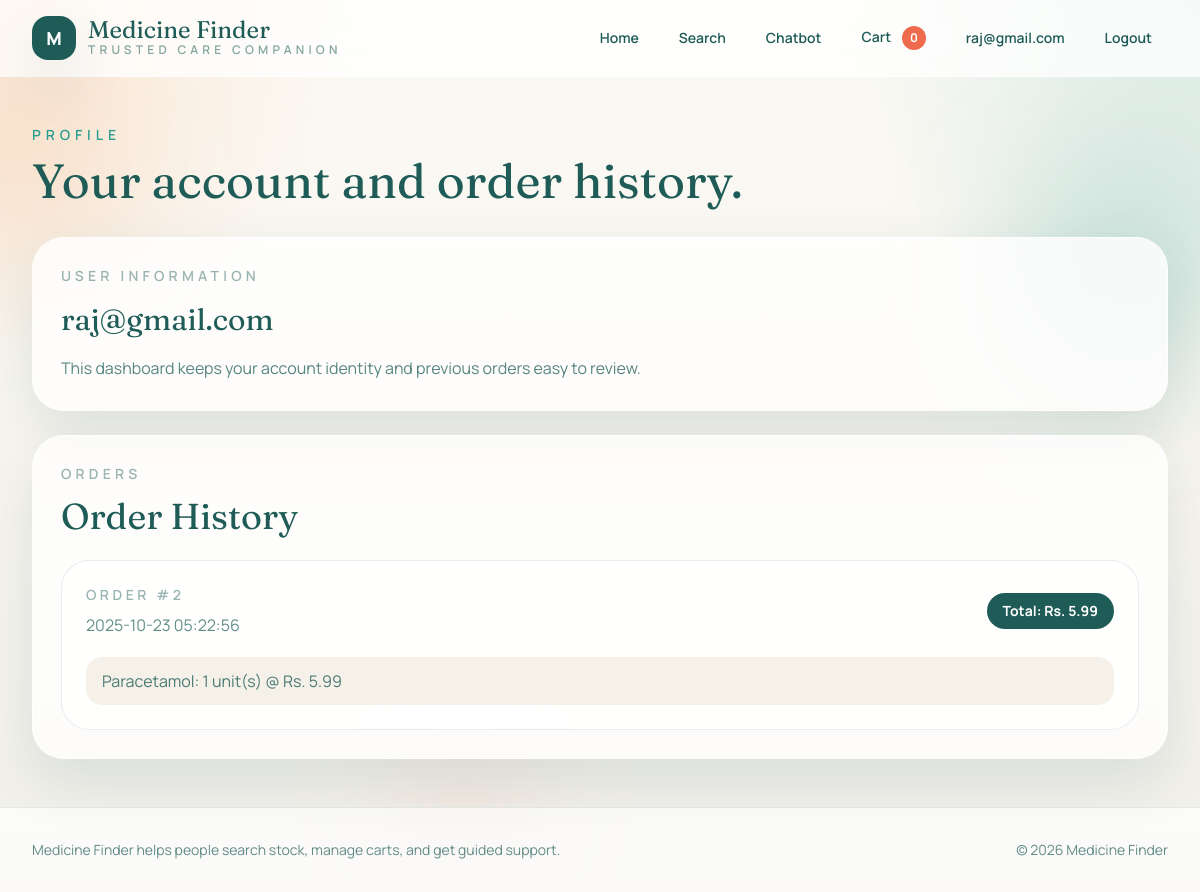
The page /profile (signed in) on the database its author committed.
### app/models.py (models this page shows)
class User(UserMixin, db.Model):
    id = db.Column(db.Integer, primary_key=True)
    email = db.Column(db.String(120), unique=True, nullable=False)
    password = db.Column(db.LargeBinary(128), nullable=False)
    is_admin = db.Column(db.Boolean, default=False)
    chats = db.relationship("Chat", backref="user", lazy=True)
    orders = db.relationship("Order", backref="user", lazy=True)

class Order(db.Model):
    id = db.Column(db.Integer, primary_key=True)
    user_id = db.Column(db.Integer, db.ForeignKey("user.id"), nullable=False)
    date = db.Column(db.DateTime, default=datetime.utcnow)
    total = db.Column(db.Float, nullable=False)
    items = db.relationship("OrderItem", backref="order", lazy=True)

class OrderItem(db.Model):
    id = db.Column(db.Integer, primary_key=True)
    order_id = db.Column(db.Integer, db.ForeignKey("order.id"), nullable=False)
    medicine_id = db.Column(db.Integer, db.ForeignKey("medicine.id"), nullable=False)
    quantity = db.Column(db.Integer, nullable=False)
    price = db.Column(db.Float, nullable=False)
    medicine = db.relationship("Medicine", backref="order_items")

class Medicine(db.Model):
    id = db.Column(db.Integer, primary_key=True)
    name = db.Column(db.String(100), nullable=False)
    quantity = db.Column(db.Integer, nullable=False)
    price = db.Column(db.Float, nullable=False)

### app/controllers/auth_controller.py (the view)
@auth_bp.route("/profile", endpoint="profile")
@login_required
def profile():
    orders = get_user_orders(current_user.id)
    return render_template("profile.html", orders=orders)

### app/models.py (called while the page is built)
@login_manager.user_loader
def load_user(user_id):
    return User.query.get(int(user_id))

### app/services/order_service.py (called while the page is built)
def get_user_orders(user_id):
    return Order.query.filter_by(user_id=user_id).order_by(Order.date.desc()).all()

### templates/profile.html (shortened to what this page needs)
{% extends "base.html" %}
{% block content %}
<section class="animate-rise">
  <div class="mb-8">
    <p class="text-sm font-semibold uppercase tracking-[0.35em] text-teal">Profile</p>
    <h1 class="mt-3 font-display text-5xl text-pine">Your account and order history.</h1>
  </div>
  <div class="grid gap-6 xl:grid-cols-[0.8fr_1.2fr]">
    <aside class="glass-panel rounded-[2rem] border border-white/70 p-7 shadow-soft">
      <p class="text-sm font-semibold uppercase tracking-[0.3em] text-pine/45">User information</p>
      <h2 class="mt-4 font-display text-3xl text-pine">{{ current_user.email }}</h2>
      <p class="mt-4 leading-7 text-pine/75">
        This dashboard keeps your account identity and previous orders easy to review.
      </p>
    </aside>
    <div class="glass-panel rounded-[2rem] border border-white/70 p-7 shadow-soft">
      <div class="mb-6 flex items-center justify-between">
        <div>
          <p class="text-sm font-semibold uppercase tracking-[0.3em] text-pine/45">Orders</p>
          <h2 class="mt-3 font-display text-4xl text-pine">Order History</h2>
        </div>
      </div>
      {% if orders %}
      <div class="space-y-5">
        {% for order in orders %}
        <article class="rounded-[1.75rem] border border-pine/10 bg-white/70 p-6">
          <div class="flex flex-col gap-3 sm:flex-row sm:items-center sm:justify-between">
            <div>
              <p class="text-sm font-semibold uppercase tracking-[0.25em] text-pine/45">Order #{{ order.id }}</p>
              <p class="mt-2 text-pine/70">{{ order.date.strftime('%Y-%m-%d %H:%M:%S') }}</p>
            </div>
            <div class="rounded-full bg-pine px-4 py-2 text-sm font-bold text-white">
              Total: Rs. {{ order.total|round(2) }}
            </div>
          </div>
          <ul class="mt-5 space-y-2 text-pine/80">
            {% for item in order.items %}
            <li class="rounded-2xl bg-mist px-4 py-3">
              {{ item.medicine.name }}: {{ item.quantity }} unit(s) @ Rs. {{ item.price|round(2) }}
            </li>
            {% endfor %}
          </ul>
        </article>
        {% endfor %}
      </div>
      {% else %}
      <div class="rounded-[1.75rem] border border-dashed border-pine/15 bg-white/50 p-10 text-center">
        <p class="font-display text-3xl text-pine">No orders yet</p>
        <p class="mt-3 text-pine/70">Once you check out medicines, they will appear here.</p>
      </div>
      {% endif %}
    </div>
  </div>
</section>
{% endblock %}

### templates/base.html (shortened to what this page needs)
<!DOCTYPE html>
<html lang="en">
  <head>
    <script src="https://cdn.tailwindcss.com"></script>
  </head>
  <body class="min-h-screen font-sans text-ink antialiased">
    <div class="pointer-events-none fixed inset-0 overflow-hidden">
      <div class="absolute left-[-4rem] top-20 h-44 w-44 rounded-full bg-gold/20 blur-3xl animate-floaty"></div>
      <div class="absolute right-[-2rem] top-40 h-56 w-56 rounded-full bg-teal/20 blur-3xl animate-floaty"></div>
      <div class="absolute bottom-10 left-1/3 h-32 w-32 rounded-full bg-coral/10 blur-3xl animate-floaty"></div>
    </div>
    <div class="relative z-10">
      <nav class="sticky top-0 z-50 border-b border-white/40 bg-white/75 backdrop-blur-xl">
        <div class="mx-auto flex max-w-7xl flex-col gap-4 px-4 py-4 lg:flex-row lg:items-center lg:justify-between lg:px-8">
          <div class="flex items-center justify-between">
            <a href="{{ url_for('main.index') }}" class="flex items-center gap-3">
              <div class="flex h-11 w-11 items-center justify-center rounded-2xl bg-pine text-lg font-extrabold text-white shadow-soft">
                M
              </div>
              <div>
                <p class="font-display text-2xl leading-none text-pine">Medicine Finder</p>
                <p class="text-xs font-semibold uppercase tracking-[0.35em] text-pine/55">
                  Trusted care companion
                </p>
              </div>
            </a>
          </div>
          <div
            id="mobile-nav"
            class="hidden flex-col gap-3 rounded-3xl border border-pine/10 bg-white/80 p-4 text-sm font-semibold text-pine shadow-soft lg:flex lg:flex-row lg:items-center lg:gap-2 lg:border-0 lg:bg-transparent lg:p-0 lg:shadow-none"
          >
            <a href="{{ url_for('main.index') }}" class="rounded-full px-4 py-2 hover:bg-pine/5">Home</a>
            <a href="{{ url_for('medicine.search_medicine') }}" class="rounded-full px-4 py-2 hover:bg-pine/5">Search</a>
            <a href="{{ url_for('medicine.chatbot') }}" class="rounded-full px-4 py-2 hover:bg-pine/5">Chatbot</a>
            <a href="{{ url_for('medicine.cart') }}" class="rounded-full px-4 py-2 hover:bg-pine/5">
              Cart
              <span
                id="cart-count"
                class="ml-2 inline-flex h-6 min-w-[1.5rem] items-center justify-center rounded-full bg-coral px-2 text-xs font-bold text-white"
              >
                0
              </span>
            </a>
            {% if current_user.is_authenticated %}
            <a href="{{ url_for('auth.profile') }}" class="rounded-full px-4 py-2 hover:bg-pine/5">
              {{ current_user.email }}
            </a>
            <a href="{{ url_for('auth.logout') }}" class="rounded-full px-4 py-2 hover:bg-pine/5">Logout</a>
            {% else %}
            <a href="{{ url_for('auth.login') }}" class="rounded-full px-4 py-2 hover:bg-pine/5">Login</a>
            <a href="{{ url_for('auth.signup') }}" class="rounded-full bg-pine px-4 py-2 text-white hover:bg-pine/90">Signup</a>
            {% endif %}
          </div>
        </div>
      </nav>
      <main class="mx-auto max-w-7xl px-4 py-8 lg:px-8 lg:py-12">
        {% block content %}{% endblock %}
      </main>
      <footer class="border-t border-pine/10 bg-white/70">
        <div class="mx-auto flex max-w-7xl flex-col gap-3 px-4 py-8 text-sm text-pine/70 lg:flex-row lg:items-center lg:justify-between lg:px-8">
          <p>Medicine Finder helps people search stock, manage carts, and get guided support.</p>
          <p>&copy; 2026 Medicine Finder</p>
        </div>
      </footer>
    </div>
  </body>
</html>

### templates/base.html (style rules this page uses)
:root { color-scheme: light; }
body { background: radial-gradient(circle at top left, rgba(244, 162, 97, 0.22), transparent 24%), radial-gradient(circle at top right, rgba(42, 157, 143, 0.16), transparent 24%), linear-gradient(180deg, #fcfaf5 0%, #f7f4ee 55%, #f1efe9 100%); }
.glass-panel { background: rgba(255, 255, 255, 0.8); backdrop-filter: blur(14px); }

### rows shown on the page
User: email "raj@gmail.com"
Order: id "2", date "2025-10-23 05:22:56", total "5.99"
OrderItem: medicine.name "Paracetamol", quantity "1", price "5.99"
